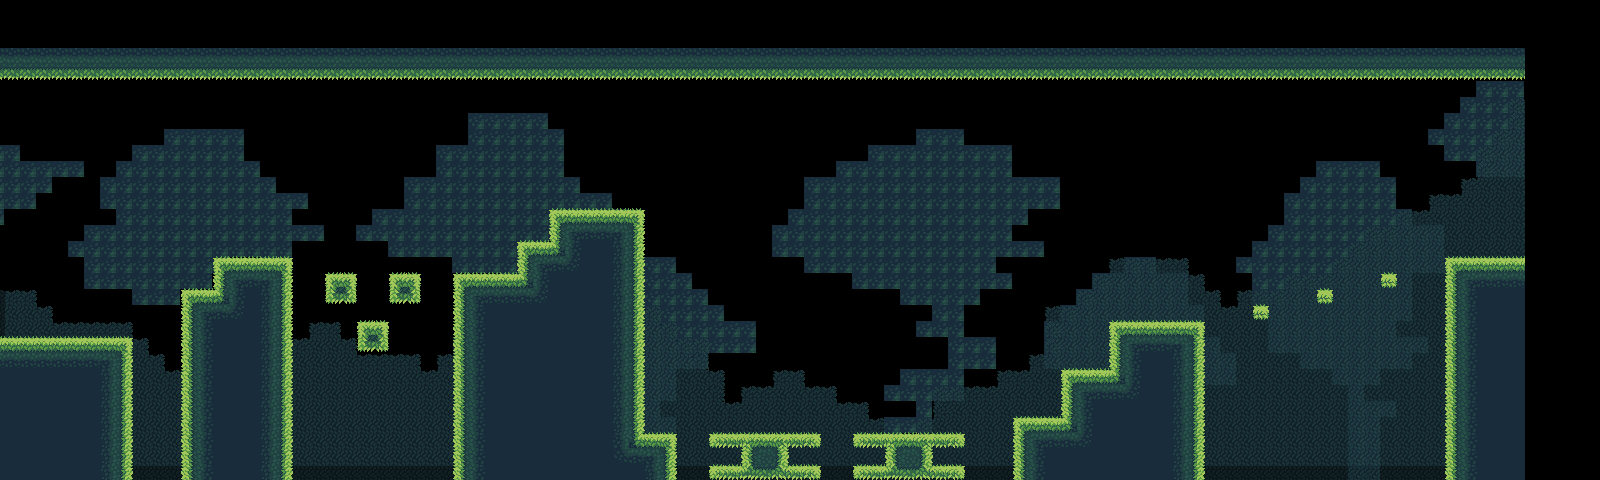

Rendered tile map (Tiled .tmx) drawn with the repository's tilesets; below, a short description and the map source with its tile grids summarised:
An orthogonal 100x30 tile map with 16x16 px tiles, 4 tile layers (parallax 1, parallax 2, Capa de Patrones 1, Capa de patrones 2).

<map version="1.0" orientation="orthogonal" renderorder="right-down" width="100" height="30" tilewidth="16" tileheight="16" nextobjectid="1">
 <tileset firstgid="1" name="jungle" tilewidth="16" tileheight="16" tilecount="741" columns="39">
  <image source="Jungle Asset Pack/Jungle tileset/jungle tileset.png" width="624" height="304" />
 </tileset>
 <layer name="parallax 1" width="100" height="30" offsetx="-76" offsety="49">
  <data>[3000 cells, 680 non-empty, 2 distinct tile ids]</data>
 </layer>
 <layer name="parallax 2" width="100" height="30" opacity="0.8" offsetx="-75" offsety="50">
  <data>[3000 cells, 1305 non-empty, 7 distinct tile ids]</data>
 </layer>
 <layer name="Capa de Patrones 1" width="100" height="30" offsetx="-75" offsety="48">
  <data>[3000 cells, 3000 non-empty, 57 distinct tile ids]</data>
 </layer>
 <layer name="Capa de patrones 2" width="100" height="30" opacity="0.5" offsetx="-78" offsety="49">
  <data>[3000 cells, 0 non-empty, 0 distinct tile ids]</data>
 </layer>
</map>
